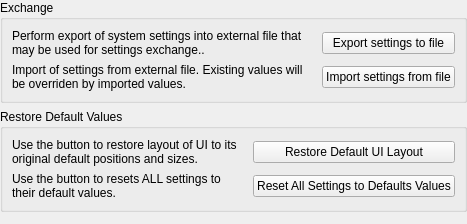
<?xml version="1.0" encoding="UTF-8"?>
<ui version="4.0">
 <class>LC_SettingsPageMaintenance</class>
 <widget class="QWidget" name="LC_SettingsPageMaintenance">
  <property name="geometry">
   <rect>
    <x>0</x>
    <y>0</y>
    <width>467</width>
    <height>224</height>
   </rect>
  </property>
  <layout class="QGridLayout" name="gridLayout_main">
   <property name="leftMargin">
    <number>0</number>
   </property>
   <property name="topMargin">
    <number>0</number>
   </property>
   <property name="rightMargin">
    <number>0</number>
   </property>
   <property name="bottomMargin">
    <number>0</number>
   </property>
   <item row="3" column="0">
    <widget class="QGroupBox" name="groupBox_27">
     <property name="title">
      <string>Exchange</string>
     </property>
     <layout class="QGridLayout" name="gridLayout_50" columnstretch="1,0,0,0">
      <item row="2" column="1">
       <widget class="QPushButton" name="pbImportSettings">
        <property name="toolTip">
         <string>Imports application's preferences from external file</string>
        </property>
        <property name="text">
         <string>Import settings from file</string>
        </property>
        <property name="icon">
         <iconset resource="../../../../../../../res/icons/icons.qrc">
          <normaloff>:/icons/import.lci</normaloff>:/icons/import.lci</iconset>
        </property>
       </widget>
      </item>
      <item row="1" column="1">
       <widget class="QPushButton" name="pbExportSettings">
        <property name="toolTip">
         <string>Exports settings to the file.</string>
        </property>
        <property name="text">
         <string>Export settings to file</string>
        </property>
        <property name="icon">
         <iconset resource="../../../../../../../res/icons/icons.qrc">
          <normaloff>:/icons/export.lci</normaloff>:/icons/export.lci</iconset>
        </property>
       </widget>
      </item>
      <item row="1" column="3">
       <spacer name="horizontalSpacer">
        <property name="orientation">
         <enum>Qt::Orientation::Horizontal</enum>
        </property>
        <property name="sizeHint" stdset="0">
         <size>
          <width>0</width>
          <height>0</height>
         </size>
        </property>
       </spacer>
      </item>
      <item row="1" column="0">
       <widget class="QLabel" name="label_2">
        <property name="text">
         <string>Perform export of system settings into external file that may be used for settings exchange.. </string>
        </property>
        <property name="wordWrap">
         <bool>true</bool>
        </property>
       </widget>
      </item>
      <item row="2" column="0">
       <widget class="QLabel" name="label_4">
        <property name="text">
         <string>Import of settings from external file. Existing values will be overriden by imported values. </string>
        </property>
        <property name="wordWrap">
         <bool>true</bool>
        </property>
       </widget>
      </item>
     </layout>
    </widget>
   </item>
   <item row="5" column="0">
    <spacer name="verticalSpacer">
     <property name="orientation">
      <enum>Qt::Orientation::Vertical</enum>
     </property>
     <property name="sizeHint" stdset="0">
      <size>
       <width>0</width>
       <height>0</height>
      </size>
     </property>
    </spacer>
   </item>
   <item row="4" column="0">
    <widget class="QGroupBox" name="groupBox_3">
     <property name="title">
      <string>Restore Default Values</string>
     </property>
     <layout class="QGridLayout" name="gridLayout" columnstretch="1,0,0">
      <item row="1" column="1">
       <widget class="QPushButton" name="pb_clear_all">
        <property name="sizePolicy">
         <sizepolicy hsizetype="Expanding" vsizetype="Fixed">
          <horstretch>0</horstretch>
          <verstretch>0</verstretch>
         </sizepolicy>
        </property>
        <property name="toolTip">
         <string>Restores the program settings to its original state</string>
        </property>
        <property name="text">
         <string>Reset All Settings to Defaults Values</string>
        </property>
        <property name="icon">
         <iconset resource="../../../../../../../res/icons/icons.qrc">
          <normaloff>:/icons/pen_fill_by_current.lci</normaloff>:/icons/pen_fill_by_current.lci</iconset>
        </property>
       </widget>
      </item>
      <item row="0" column="1">
       <widget class="QPushButton" name="pb_clear_geometry">
        <property name="sizePolicy">
         <sizepolicy hsizetype="Expanding" vsizetype="Fixed">
          <horstretch>0</horstretch>
          <verstretch>0</verstretch>
         </sizepolicy>
        </property>
        <property name="toolTip">
         <string>Restores program geometry/layout to original state</string>
        </property>
        <property name="text">
         <string>Restore Default UI Layout</string>
        </property>
        <property name="icon">
         <iconset resource="../../../../../../../res/icons/icons.qrc">
          <normaloff>:/icons/workspace_remove.lci</normaloff>:/icons/workspace_remove.lci</iconset>
        </property>
       </widget>
      </item>
      <item row="0" column="2">
       <spacer name="horizontalSpacer_2">
        <property name="orientation">
         <enum>Qt::Orientation::Horizontal</enum>
        </property>
        <property name="sizeHint" stdset="0">
         <size>
          <width>0</width>
          <height>0</height>
         </size>
        </property>
       </spacer>
      </item>
      <item row="0" column="0">
       <widget class="QLabel" name="label">
        <property name="text">
         <string>Use the button to restore layout of UI to its original default positions and sizes.</string>
        </property>
        <property name="wordWrap">
         <bool>true</bool>
        </property>
       </widget>
      </item>
      <item row="1" column="0">
       <widget class="QLabel" name="label_3">
        <property name="text">
         <string>Use the button to resets ALL settings to their default values. </string>
        </property>
        <property name="wordWrap">
         <bool>true</bool>
        </property>
       </widget>
      </item>
     </layout>
    </widget>
   </item>
  </layout>
 </widget>
 <resources>
  <include location="../../../../../../../res/icons/icons.qrc"/>
 </resources>
 <connections/>
</ui>
